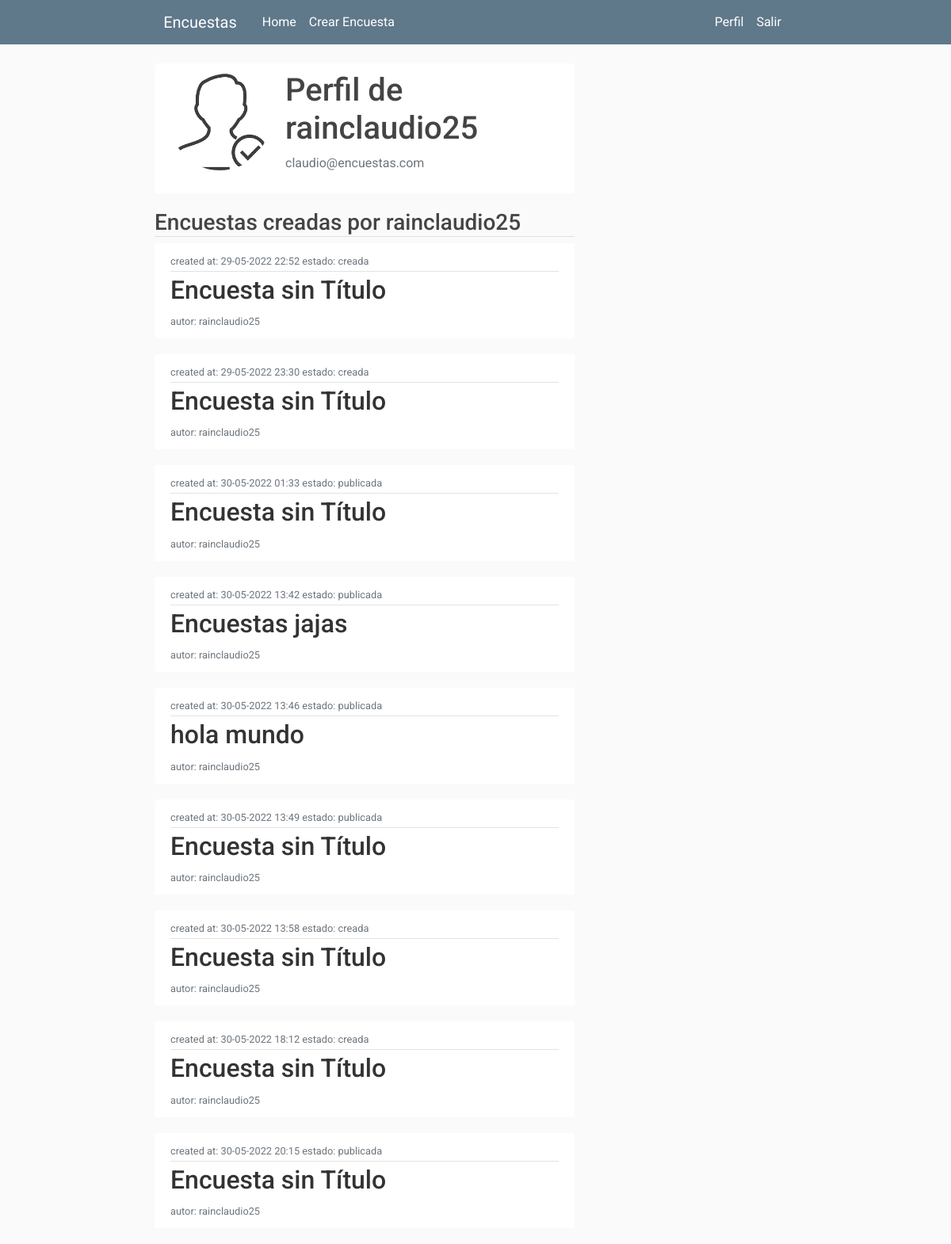
The page /profile (signed in) on the database its author committed.
### encuestas/models.py (models this page shows, shortened)
class User(db.Model,UserMixin):
    id = db.Column(db.Integer, primary_key=True)
    username = db.Column(db.String(20), unique=True, nullable=False)
    email = db.Column(db.String(120), unique=True, nullable=False)
    image_file = db.Column(db.String(20), nullable=False, default='default.jpg')
    password = db.Column(db.String(60), nullable=False)
    posts = db.relationship('Post', backref='author', lazy=True)

class Encuesta(db.Model):
    id = db.Column(db.Integer, primary_key = True)
    title = db.Column(db.String(100),nullable = False)
    description = db.Column(db.String(1000), nullable = False)
    image_file = db.Column(db.String(20), nullable=False, default='default.jpg')
    date_created = db.Column(db.DateTime, nullable = False, default = datetime.utcnow)
    date_posted = db.Column(db.DateTime, default = datetime.utcnow)
    user_id = db.Column(db.Integer, db.ForeignKey('user.id'),nullable = False)
    preguntas = db.relationship('Pregunta', backref = 'content', lazy = True)
    estado =  db.Column(db.String(100), default = "creada")

### encuestas/routes.py (the view)
@app.route("/profile")
@login_required
def profile():
    encuestas = Encuesta.query.filter_by(user_id = current_user.username)
    image_file = url_for('static', filename= 'profile_pics/' + current_user.image_file)
    return render_template('profile.html', title='Profile', image_file=image_file,  encuestas = encuestas)

### encuestas/models.py (called while the page is built)
@login_manager_.user_loader
def load_user(user_id):
    return User.query.get(int(user_id))

### encuestas/templates/profile.html
{% extends "layout.html" %}
{% block content %}
    <div class = "content-section">
        <div class = "media">
            <img class = "rounded-circle account-img" src = "{{image_file}}">
            <div class = "media-body">
                <h2 class = "account-heading">Perfil de {{current_user.username}}</h2>
                <p class = "text-secondary">{{current_user.email}}</p>
            </div>
        </div>
    </div>
    <h3 class="border-bottom mb-2">Encuestas creadas por {{current_user.username}}</h3>
    {% for encuesta in encuestas %}
    <article class="media content-section">
        <div class="media-body">
            <div class="article-metadata">
                <small class="text-muted">
                    created at: {{encuesta.date_created.strftime('%d-%m-%Y %H:%M')}}
                </small>
                <small class="text-muted">
                    estado: {{encuesta.estado}}
                </small>
            </div>
                <h2>
                    <a class="article-title"
                       href="{{ url_for('encuesta', encuesta_id=encuesta.id)}}">{{ encuesta.title }}</a>
                </h2>
                <small class="text-muted">
                    autor: {{encuesta.user_id}}
                </small>
            </div>
        </article>
        {% endfor %}
{% endblock content %}

### encuestas/static/main.css (style rules this page uses)
body { font-family: "Roboto", sans-serif; font-weight: 400; background: #fafafa; color: #333; margin-top: 5rem; box-sizing: border-box; }
h1, h2, h3, h4, h5, h6 { color: #444444; }
.content-section { background: #ffffff; padding: 10px 20px; border-radius: 3px; margin-bottom: 20px; }
.article-title { color: #333; }
.article-metadata { padding-bottom: 1px; margin-bottom: 4px; border-bottom: 1px solid #e3e3e3; }
.account-img { height: 125px; width: 125px; margin-right: 20px; margin-bottom: 16px; }
.account-heading { font-size: 2.5rem; }

### rows shown on the page
User: username "rainclaudio25", email "claudio@encuestas.com"
Encuesta: date_created "29-05-2022 22:52", estado "creada", title "Encuesta sin Título", user_id "rainclaudio25"
Encuesta: date_created "29-05-2022 23:30", estado "creada", title "Encuesta sin Título", user_id "rainclaudio25"
Encuesta: date_created "30-05-2022 01:33", estado "publicada", title "Encuesta sin Título", user_id "rainclaudio25"
Encuesta: date_created "30-05-2022 13:42", estado "publicada", title "Encuestas jajas", user_id "rainclaudio25"
Encuesta: date_created "30-05-2022 13:46", estado "publicada", title "hola mundo", user_id "rainclaudio25"
Encuesta: date_created "30-05-2022 13:49", estado "publicada", title "Encuesta sin Título", user_id "rainclaudio25"
Encuesta: date_created "30-05-2022 13:58", estado "creada", title "Encuesta sin Título", user_id "rainclaudio25"
Encuesta: date_created "30-05-2022 18:12", estado "creada", title "Encuesta sin Título", user_id "rainclaudio25"
Encuesta: date_created "30-05-2022 20:15", estado "publicada", title "Encuesta sin Título", user_id "rainclaudio25"
